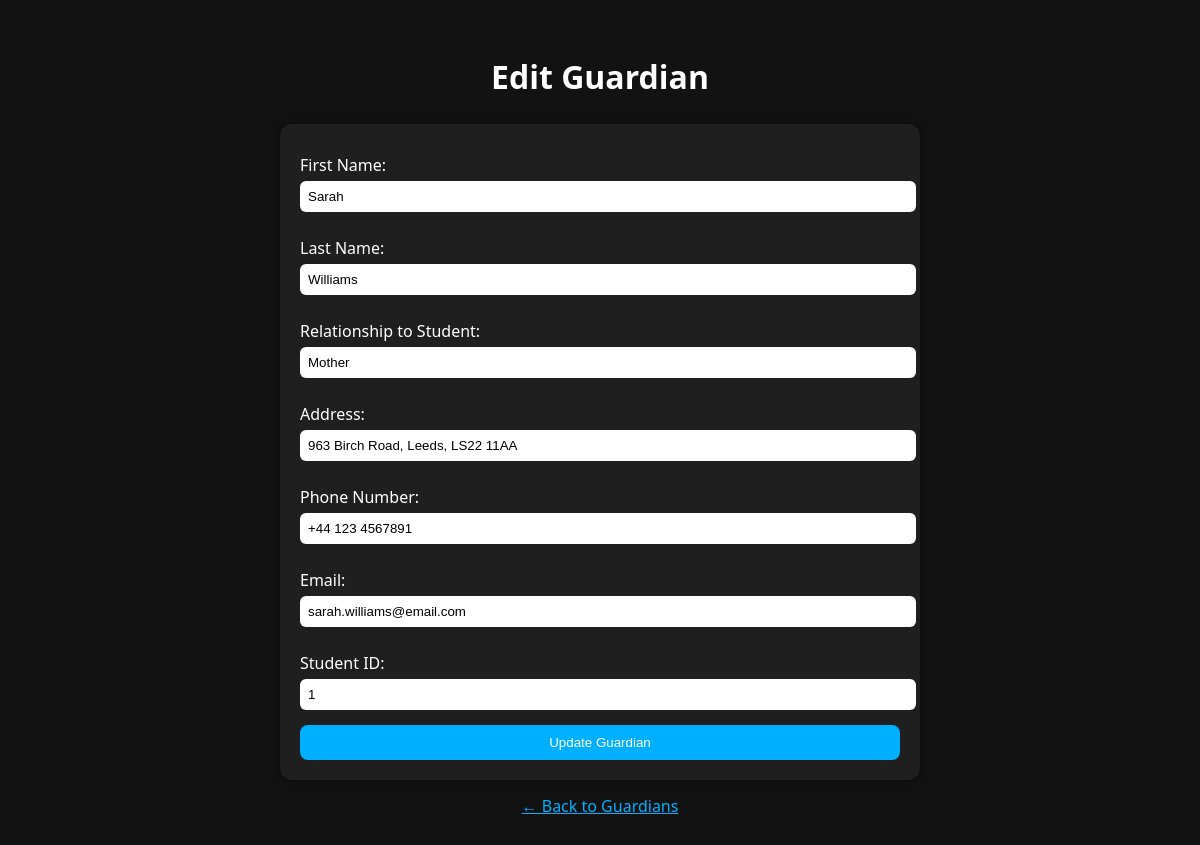
/schoolDB/edit_guardian.php?guardian_id=1, run on the app's committed database.
### tables this page shows
CREATE TABLE `guardian` (
  `guardian_id` int(11) NOT NULL,
  `student_id` int(11) NOT NULL,
  `first_name` varchar(100) DEFAULT NULL,
  `last_name` varchar(100) DEFAULT NULL,
  `relationship_to_student` varchar(100) DEFAULT NULL,
  `address` text DEFAULT NULL,
  `phone_no` varchar(15) DEFAULT NULL,
  `email` varchar(100) DEFAULT NULL
);

### schoolDB/edit_guardian.php (the view, shortened to what this page needs)
<?php
include 'db_connect.php';
$guardian_id = $_GET['guardian_id'];
$query = "SELECT * FROM guardian WHERE guardian_id = '$guardian_id'";
$result = $conn->query($query);
$guardian = $result->fetch_assoc();
?>
<!DOCTYPE html>
<html lang="en">
<head>
</head>
<body>
<h2>Edit Guardian</h2>
<form method="post" action="edit_guardian.php?guardian_id=<?php echo $guardian_id; ?>">
    <label>First Name:</label>
    <input type="text" name="first_name" value="<?php echo $guardian['first_name']; ?>" required>
    <label>Last Name:</label>
    <input type="text" name="last_name" value="<?php echo $guardian['last_name']; ?>" required>
    <label>Relationship to Student:</label>
    <input type="text" name="relationship_to_student" value="<?php echo $guardian['relationship_to_student']; ?>" required>
    <label>Address:</label>
    <input type="text" name="address" value="<?php echo $guardian['address']; ?>" required>
    <label>Phone Number:</label>
    <input type="text" name="phone_no" value="<?php echo $guardian['phone_no']; ?>" required>
    <label>Email:</label>
    <input type="email" name="email" value="<?php echo $guardian['email']; ?>" required>
    <label>Student ID:</label>
    <input type="number" name="student_id" value="<?php echo $guardian['student_id']; ?>" required>
    <button type="submit">Update Guardian</button>
</form>
<a href="view_guardians.php">← Back to Guardians</a>
</body>
</html>

### schoolDB/edit_guardian.php (style rules this page uses)
body { background-color: #121212; color: white; font-family: 'Segoe UI', sans-serif; padding: 20px; }
h2 { text-align: center; font-size: 2rem; }
form { max-width: 600px; margin: auto; background-color: #1f1f1f; padding: 20px; border-radius: 12px; box-shadow: 0 0 10px #00000088; }
label { display: block; margin-top: 10px; }
input, select { width: 100%; padding: 8px; border-radius: 6px; border: none; margin-top: 5px; margin-bottom: 15px; }
button { background-color: #00B0FF; color: white; border: none; padding: 10px 20px; border-radius: 8px; cursor: pointer; width: 100%; }
a { color: #00B0FF; display: block; text-align: center; margin-top: 15px; }

### data on the page
guardian: first_name "Sarah", last_name "Williams", relationship_to_student "Mother", address "963 Birch Road, Leeds, LS22 11AA", phone_no "+44 123 4567891", email "sarah.williams@email.com", student_id "1"
